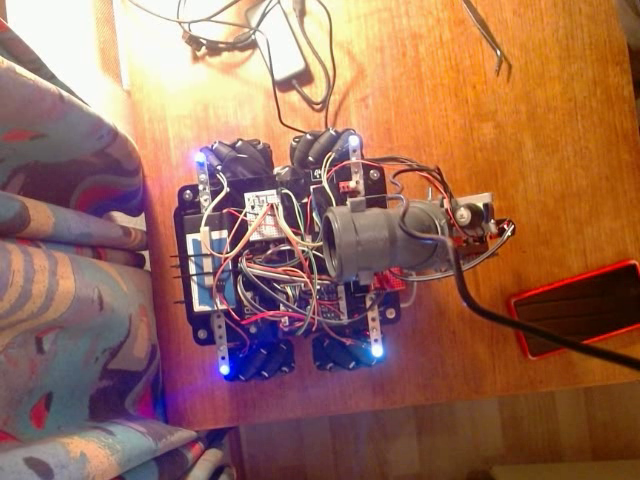
#> input picture frame 18 of camera2/output.avi, 640 x 480 px
$ python getBounds_1.py
#> lines starting #> are read from the running program, lines starting #| are printed output that depends on the picture; after the words box and inside, x2 and y2 are one past the last pixel; in counts of white or black regions, pixels touching at a corner belong together
#> in grab_first_frame, frame is the input picture: shape (480, 640, 3); mean B, G, R 88.3, 106.6, 152.5
import cv2
import numpy as np


def nothing(x):
    pass


def mask_dark_matte_gray_with_contours(image):
    # Create a window
    cv2.namedWindow('Mask Adjustments')

    # Create trackbars for adjusting HSV values
    cv2.createTrackbar('H Lower', 'Mask Adjustments', 0, 180, nothing)
    cv2.createTrackbar('S Lower', 'Mask Adjustments', 130, 255, nothing)
    cv2.createTrackbar('V Lower', 'Mask Adjustments', 196, 255, nothing)
    cv2.createTrackbar('H Upper', 'Mask Adjustments', 9, 180, nothing)
    cv2.createTrackbar('S Upper', 'Mask Adjustments', 255, 255, nothing)
    cv2.createTrackbar('V Upper', 'Mask Adjustments', 255, 255, nothing)

    while True:
        # Get the current positions of the trackbars
        h_lower = cv2.getTrackbarPos('H Lower', 'Mask Adjustments')
        s_lower = cv2.getTrackbarPos('S Lower', 'Mask Adjustments')
        v_lower = cv2.getTrackbarPos('V Lower', 'Mask Adjustments')
        h_upper = cv2.getTrackbarPos('H Upper', 'Mask Adjustments')
        s_upper = cv2.getTrackbarPos('S Upper', 'Mask Adjustments')
        v_upper = cv2.getTrackbarPos('V Upper', 'Mask Adjustments')

        # Define the range for dark matte gray in HSV space based on the trackbar positions
        lower_gray = np.array([h_lower, s_lower, v_lower])
        upper_gray = np.array([h_upper, s_upper, v_upper])

        # Convert the image to HSV color space
        hsv = cv2.cvtColor(image, cv2.COLOR_BGR2HSV)
#> hsv: shape (480, 640, 3); mean H, S, V 63, 132, 156.3

        # Create a mask for dark matte gray color
        mask = cv2.inRange(hsv, lower_gray, upper_gray)
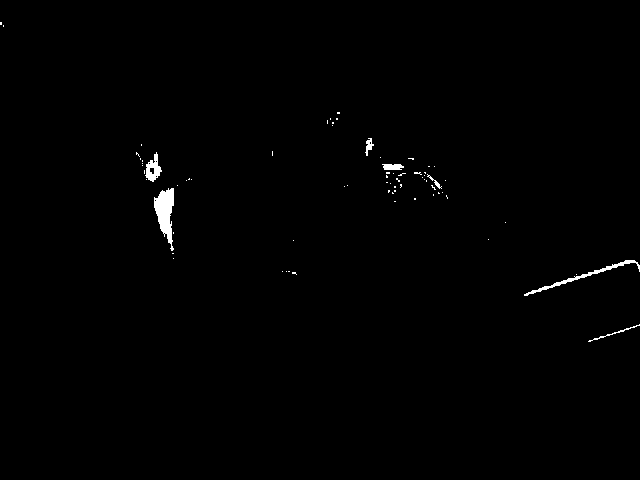
#> mask: shape (480, 640); 0.61% white; 71 white regions (64 under 20 px)

        # Find contours
        contours, hierarchy = cv2.findContours(
            mask, cv2.RETR_TREE, cv2.CHAIN_APPROX_SIMPLE)
#> contours = 79 contours, 71 with area under 20; largest, box (x1, y1, x2, y2) and area: (154, 188, 174, 251) 631, (524, 260, 640, 296) 266, (145, 152, 162, 182) 235, (382, 164, 404, 170) 84, (365, 138, 374, 156) 54, (588, 324, 640, 342) 32, (149, 167, 155, 175) 28, (427, 174, 442, 189) 28

        # Draw the contours on the original image
        contour_image = image.copy()
        cv2.drawContours(contour_image, contours, -1, (0, 255, 0), 2)
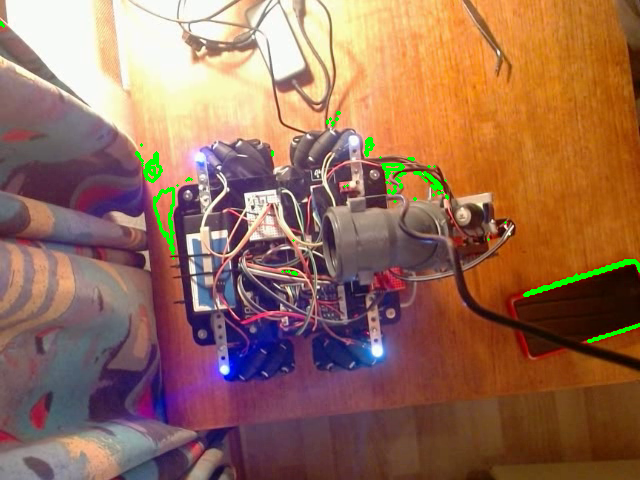
#> contour_image: shape (480, 640, 3); 0.92% of pixels changed, all inside (x1, y1, x2, y2) = (0, 21, 640, 343)

        # Display the original image, the binary mask, and the contour image
        cv2.imshow('Original Image', image)
        cv2.imshow('Binary Mask', mask)
        cv2.imshow('Contours', contour_image)

        # Break the loop when 'q' key is pressed
        if cv2.waitKey(1) & 0xFF == ord('q'):
#> (key q is pressed here)
            break

    # Destroy all windows
    cv2.destroyAllWindows()


def grab_first_frame(video_source):
    cap = cv2.VideoCapture(video_source)
    ret, frame = cap.read()
    cap.release()
    return frame if ret else None


# Example usage:
video_path = "/home/madsr2d2/sem4/CDIO/CDIO_gruppe_7/camera2/output.avi"
first_frame = grab_first_frame(video_path)

if first_frame is not None:
    mask_dark_matte_gray_with_contours(first_frame)
else:
    print(f"Error: Unable to grab the first frame from {video_path}")

$ run again, starting later in the video
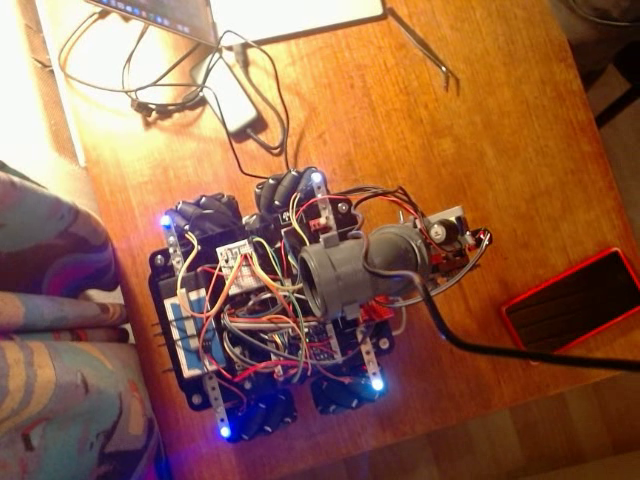
#> input picture frame 82 of camera2/output.avi, 640 x 480 px
#> in grab_first_frame, frame is the input picture: shape (480, 640, 3); mean B, G, R 72.9, 97.7, 144.8
#> hsv: shape (480, 640, 3); mean H, S, V 49.2, 153.6, 147.9
#> in mask_dark_matte_gray_with_contours, `mask = cv2.inRange(hsv, lower_gray, upper_gray)`:
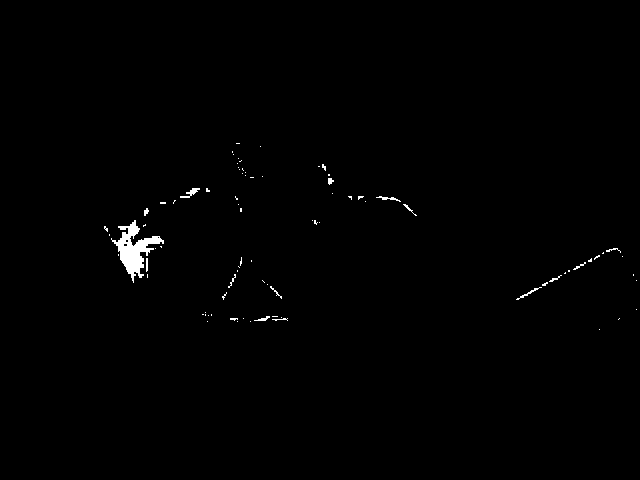
#> mask: shape (480, 640); 0.62% white; 84 white regions (69 under 20 px)
#> contours = 88 contours, 84 with area under 20; largest, box (x1, y1, x2, y2) and area: (111, 220, 164, 283) 1002, (180, 188, 200, 198) 46, (376, 196, 401, 202) 26, (516, 287, 542, 300) 25
#> in mask_dark_matte_gray_with_contours, `cv2.drawContours(contour_image, contours, -1, (0, 255, 0), 2)`:
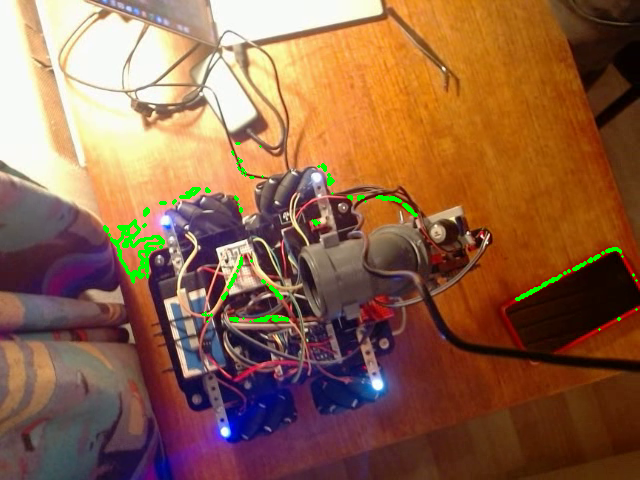
#> contour_image: shape (480, 640, 3); 0.97% of pixels changed, all inside (x1, y1, x2, y2) = (103, 142, 638, 331)
